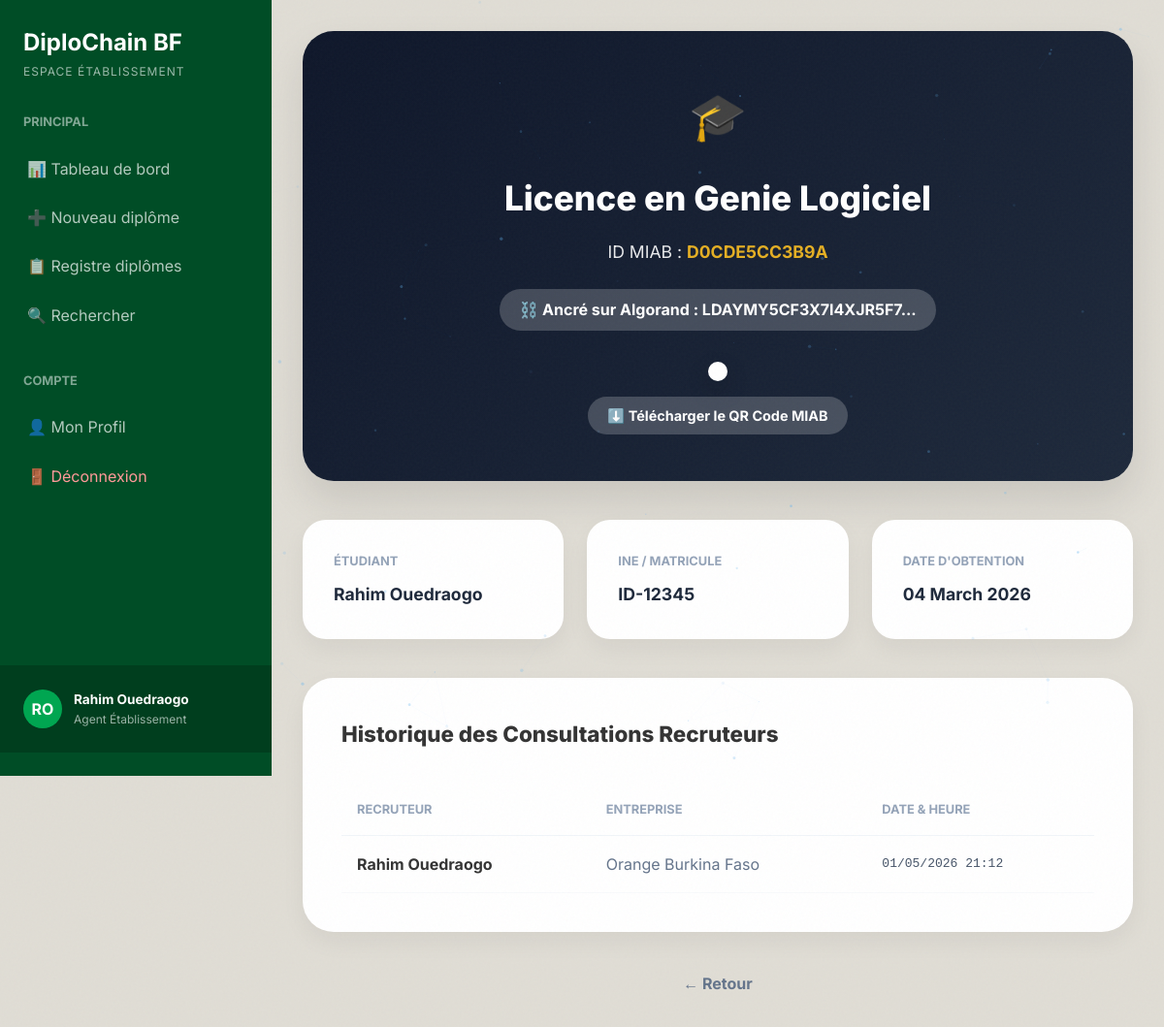
The app's page /dashboard/institution/diploma/4/details/ (signed in) with its own data.
### accounts/models.py (models this page shows, shortened)
class CustomUser(AbstractUser):
    ROLE_CHOICES = (
        ('student', 'Étudiant'),
        ('institution', 'Institution/Université'),
        ('recruiter', 'Recruteur/Employeur'),
        ('admin', 'Administrateur'),
    )
    role = models.CharField(max_length=20, choices=ROLE_CHOICES, default='student')
    institution_name = models.CharField(max_length=255, blank=True, null=True)
    company_name = models.CharField(max_length=255, blank=True, null=True)
    job_title = models.CharField(max_length=255, blank=True, null=True)
    phone_number = models.CharField(max_length=20, blank=True, null=True)
    ine = models.CharField(max_length=50, blank=True, null=True, unique=True, verbose_name="INE / ID National")

### diplomas/models.py (models this page shows, shortened)
class Diploma(models.Model):
    student_first_name = models.CharField(max_length=100)
    student_last_name = models.CharField(max_length=100)
    student_email = models.EmailField(blank=True, null=True)
    student_id_number = models.CharField(max_length=50, verbose_name="Numéro d'étudiant")
    degree_name = models.CharField(max_length=255, verbose_name="Intitulé du diplôme")
    major = models.CharField(max_length=255, blank=True)
    graduation_date = models.DateField()
    institution = models.ForeignKey(Institution, on_delete=models.CASCADE, related_name='diplomas')
    issuer = models.ForeignKey(settings.AUTH_USER_MODEL, on_delete=models.SET_NULL, null=True, related_name='issued_diplomas')
    pdf_file = models.FileField(upload_to='diplomas/pdfs/', blank=True, null=True)
    unique_identifier = models.CharField(max_length=12, unique=True, editable=False)
    document_hash = models.CharField(max_length=64, unique=True, blank=True, null=True, editable=False)
    blockchain_tx_id = models.CharField(max_length=100, blank=True, null=True, verbose_name="ID Transaction Algorand")
    STATUS_CHOICES = [
        ('pending', 'En attente'),
        ('valid', 'Valide'),
        ('revoked', 'Révoqué'),
    ]
    status = models.CharField(max_length=20, choices=STATUS_CHOICES, default='valid')
    is_verified = models.BooleanField(default=False)
    created_at = models.DateTimeField(auto_now_add=True)
    updated_at = models.DateTimeField(auto_now=True)

class VerificationLog(models.Model):
    diploma = models.ForeignKey(Diploma, on_delete=models.CASCADE, related_name='verification_logs')
    recruiter = models.ForeignKey(settings.AUTH_USER_MODEL, on_delete=models.CASCADE)
    verified_at = models.DateTimeField(auto_now_add=True)

### dashboards/views.py (the view)
# urls.py: path('institution/diploma/<int:diploma_id>/details/', views.institution_diploma_detail, name='institution_diploma_detail'),
@login_required
def institution_diploma_detail(request, diploma_id):
    if request.user.role != 'institution':
        return redirect('dashboard')
    try:
        inst = Institution.objects.get(name=request.user.institution_name)
        diploma = Diploma.objects.get(id=diploma_id, institution=inst)
    except (Institution.DoesNotExist, Diploma.DoesNotExist):
        messages.error(request, "Diplôme introuvable.")
        return redirect('institution_register')
    verifications = VerificationLog.objects.filter(diploma=diploma).order_by('-verified_at')
    return render(request, 'dashboards/institution_diploma_detail.html', {
        'diploma': diploma,
        'verifications': verifications
    })

### dashboards/templates/dashboards/institution_diploma_detail.html (shortened to what this page needs)
{% extends 'dashboards/base_dashboard.html' %}
{% block dash_content %}
<div class="diploma-header-card">
    <div style="font-size: 3rem; margin-bottom: 16px;">🎓</div>
    <h1 style="font-weight: 800; font-size: 2.2rem; margin-bottom: 12px;">{{ diploma.degree_name }}</h1>
    <p style="opacity: 0.9; font-size: 1.1rem;">ID MIAB : <strong style="color: #fbbf24;">{{ diploma.unique_identifier }}</strong></p>
    {% if diploma.blockchain_tx_id %}
    <div style="margin-top: 24px; display: inline-block; background: rgba(255,255,255,0.2); padding: 8px 20px; border-radius: 100px; font-weight: 700;">
        ⛓️ Ancré sur Algorand : {{ diploma.blockchain_tx_id|slice:":20" }}...
    </div>
    {% endif %}
    <div style="display: flex; flex-direction: column; align-items: center; justify-content: center; margin-top: 32px;">
        <div id="qrcode" style="padding: 10px; background: white; border-radius: 12px; display: inline-block; box-shadow: 0 10px 25px rgba(0,0,0,0.2);"></div>
        <a id="downloadQrBtn" href="#" download="qrcode_diplome.png" style="margin-top: 16px; font-size: 0.9rem; color: white; text-decoration: none; font-weight: bold; background: rgba(255, 255, 255, 0.2); padding: 8px 20px; border-radius: 20px; transition: 0.3s;">⬇️ Télécharger le QR Code MIAB</a>
    </div>
</div>
<div class="info-grid-premium">
    <div class="info-box-premium">
        <span class="box-label">Étudiant</span>
        <div class="box-value">{{ diploma.student_first_name }} {{ diploma.student_last_name }}</div>
    </div>
    <div class="info-box-premium">
        <span class="box-label">INE / Matricule</span>
        <div class="box-value">{{ diploma.student_id_number }}</div>
    </div>
    <div class="info-box-premium">
        <span class="box-label">Date d'obtention</span>
        <div class="box-value">{{ diploma.graduation_date|date:"d F Y" }}</div>
    </div>
</div>
<div class="verification-timeline">
    <h3 style="font-weight: 800; margin-bottom: 32px; font-size: 1.4rem;">Historique des Consultations Recruteurs</h3>
    {% if verifications %}
    <table style="width: 100%; border-collapse: collapse;">
        <thead>
            <tr style="text-align: left; border-bottom: 1px solid #f1f5f9;">
                <th style="padding: 16px; color: #94a3b8; font-size: 0.8rem; text-transform: uppercase;">Recruteur</th>
                <th style="padding: 16px; color: #94a3b8; font-size: 0.8rem; text-transform: uppercase;">Entreprise</th>
                <th style="padding: 16px; color: #94a3b8; font-size: 0.8rem; text-transform: uppercase;">Date & Heure</th>
            </tr>
        </thead>
        <tbody>
            {% for v in verifications %}
            <tr style="border-bottom: 1px solid #f8fafc;">
                <td style="padding: 16px; font-weight: 700;">{{ v.recruiter.get_full_name|default:v.recruiter.username }}</td>
                <td style="padding: 16px; color: #64748b;">{{ v.recruiter.company_name|default:"Organisme" }}</td>
                <td style="padding: 16px; font-family: monospace; color: #475569;">{{ v.verified_at|date:"d/m/Y H:i" }}</td>
            </tr>
            {% endfor %}
        </tbody>
    </table>
    {% else %}
    <div style="text-align: center; padding: 60px; color: #94a3b8;">
        Ce diplôme n'a pas encore été consulté par un recruteur.
    </div>
    {% endif %}
</div>
<div style="margin-top: 40px; text-align: center;">
    <a href="javascript:history.back()" style="color: #64748b; text-decoration: none; font-weight: 700;">← Retour</a>
</div>
<script>
    document.addEventListener("DOMContentLoaded", function() {
        const uniqueId = "{{ diploma.unique_identifier }}";
        new QRCode(document.getElementById("qrcode"), {
            text: "MIAB-" + uniqueId,
            width: 160,
            height: 160,
            colorDark : "#000000",
            colorLight : "#ffffff",
            correctLevel : QRCode.CorrectLevel.H
        });
        setTimeout(() => {
            const canvas = document.querySelector("#qrcode canvas");
            if (canvas) {
                document.getElementById('downloadQrBtn').href = canvas.toDataURL("image/png");
                document.getElementById('downloadQrBtn').download = "MIAB_" + uniqueId + "_QR.png";
            }
        }, 100);
    });
</script>
{% endblock %}

### dashboards/templates/dashboards/base_dashboard.html (shortened to what this page needs)
{% extends 'landing_page/base.html' %}
{% block content %}
<div class="dashboard-layout">
    <aside class="sidebar" id="sidebar">
        <div class="sidebar-brand">
            <h2>DiploChain BF</h2>
            <p>
                {% if request.user.role == 'institution' %}
                    Espace Établissement
                {% elif request.user.role == 'recruiter' %}
                    Espace Recruteur
                {% elif request.user.role == 'student' %}
                    Espace Étudiant
                {% elif request.user.role == 'admin' %}
                    Espace Admin
                {% else %}
                    Espace Utilisateur
                {% endif %}
            </p>
        </div>
        <div class="sidebar-nav">
            <div class="nav-section">
                <div class="nav-title">Principal</div>
                {% if request.user.role != 'admin' %}
                <a href="{% url 'dashboard' %}" class="nav-item {% if request.resolver_match.url_name == 'dashboard' %}active{% endif %}">📊 Tableau de bord</a>
                {% endif %}
                {% if request.user.role == 'institution' %}
                    <a href="{% url 'emit_diploma' %}" class="nav-item {% if request.resolver_match.url_name == 'emit_diploma' %}active{% endif %}">➕ Nouveau diplôme</a>
                    <a href="{% url 'institution_register' %}" class="nav-item {% if request.resolver_match.url_name == 'institution_register' %}active{% endif %}">📋 Registre diplômes</a>
                    <a href="{% url 'search_diplomas' %}" class="nav-item {% if request.resolver_match.url_name == 'search_diplomas' %}active{% endif %}">🔍 Rechercher</a>
                {% endif %}
            </div>
            <div class="nav-section">
                <div class="nav-title">Compte</div>
                <a href="{% url 'profile' %}" class="nav-item {% if request.resolver_match.url_name == 'profile' %}active{% endif %}">👤 Mon Profil</a>
                <a href="{% url 'logout' %}" class="nav-item" style="color: #ff9999;">🚪 Déconnexion</a>
            </div>
        </div>
        <div class="sidebar-footer">
            <div class="inst-logo" style="background: var(--accent-green); color: white;">
                {{ request.user.first_name|slice:":1"|upper }}{{ request.user.last_name|slice:":1"|upper }}
            </div>
            <div>
                <div style="font-weight: 700; font-size: 0.85rem;">{{ request.user.get_full_name|default:request.user.username }}</div>
                <div style="font-size: 0.75rem; opacity: 0.6;">
                    {% if request.user.role == 'institution' %}
                        Agent Établissement
                    {% elif request.user.role == 'student' %}
                        Étudiant
                    {% elif request.user.role == 'recruiter' %}
                        Recruteur
                    {% else %}
                        Utilisateur
                    {% endif %}
                </div>
            </div>
        </div>
    </aside>
    <main class="main-content">
        {% block dash_content %}{% endblock %}
    </main>
</div>
{% endblock %}

### landing_page/static/landing_page/css/base.css (style rules this page uses)
:root { --bg-0: #050a18; --bg-1: #0b1426; --bg-2: #101e38; --bg-card: rgba(16, 30, 56, 0.75); --border: rgba(99, 179, 237, 0.13); --border-glow: rgba(99, 179, 237, 0.32); --blue-300: #90cdf4; --blue-400: #63b3ed; --blue-500: #4299e1; --blue-600: #3182ce; --cyan-400: #76e4f7; --cyan-500: #0bc5ea; --green-300: #9ae6b4; --green-400: #68d391; --green-500: #48bb78; --purple-400: #b794f4; --amber-400: #f6ad55; --red-300: #feb2b2; --red-400: #fc8181; --gradient-accent: linear-gradient(135deg, #4299e1 0%, #0bc5ea 100%); --gradient-hero: linear-gradient(135deg, #0f2a5e 0%, #050a18 55%, #0a1f3a 100%); --gradient-card: linear-gradient(145deg, rgba(16,30,56,0.92), rgba(5,10,24,0.92)); --gradient-danger: linear-gradient(135deg, #c53030, #742a2a); --gradient-success: linear-gradient(135deg, #276749, #22543d); --gradient-orange: linear-gradient(135deg, #c05621, #7b341e); --text-primary: #f0f4ff; --text-secondary: #94a3b8; --text-muted: #64748b; --radius-sm: 8px; --radius-md: 16px; --radius-lg: 24px; --radius-xl: 36px; --shadow-glow: 0 0 40px rgba(66,153,225,0.2); --shadow-card: 0 8px 32px rgba(0,0,0,0.45); --shadow-deep: 0 24px 64px rgba(0,0,0,0.6); --transition: all 0.3s cubic-bezier(0.4, 0, 0.2, 1); }
*, *::before, *::after { box-sizing: border-box; margin: 0; padding: 0; }
html { scroll-behavior: smooth; }
body { font-family: 'Inter', sans-serif; background: var(--bg-0); color: var(--text-primary); overflow-x: hidden; line-height: 1.65; }
a { color: inherit; }

### dashboards/templates/dashboards/base_dashboard.html (style rules this page uses)
:root { --sidebar-bg: #004d26; --main-bg: #e0ddd5; --accent-green: #00a651; --accent-amber: #b8860b; --accent-red: #d9534f; --text-dark: #333; --card-bg: #ffffff; --border-color: #ccc; }
body { background-color: var(--main-bg); color: var(--text-dark); }
.dashboard-layout { display: grid; grid-template-columns: 280px 1fr; min-height: 100vh; }
.sidebar { background: var(--sidebar-bg); color: white; padding: 24px 0; display: flex; flex-direction: column; position: sticky; top: 0; height: 100vh; z-index: 1000; transition: transform 0.3s ease; }
.sidebar-brand { padding: 0 24px 32px; }
.sidebar-brand h2 { font-size: 1.5rem; font-weight: 700; margin: 0; }
.sidebar-brand p { font-size: 0.75rem; opacity: 0.6; text-transform: uppercase; letter-spacing: 1px; }
.sidebar-nav { flex: 1; }
.nav-section { margin-bottom: 32px; }
.nav-title { padding: 0 24px; font-size: 0.8rem; font-weight: 700; opacity: 0.5; margin-bottom: 12px; text-transform: uppercase; }
.nav-item { padding: 12px 24px; display: flex; align-items: center; gap: 12px; color: rgba(255,255,255,0.7); text-decoration: none; transition: all 0.2s; border-left: 4px solid transparent; }
.sidebar-footer { padding: 24px; background: rgba(0,0,0,0.2); display: flex; align-items: center; gap: 12px; }
.inst-logo { width: 40px; height: 40px; background: orange; border-radius: 50%; display: flex; align-items: center; justify-content: center; font-weight: 700; color: #000; }
.main-content { padding: 32px; overflow-y: auto; }

### dashboards/templates/dashboards/institution_diploma_detail.html (style rules this page uses)
.diploma-header-card { background: linear-gradient(135deg, #0f172a 0%, #1e293b 100%); color: white; padding: 48px; border-radius: 32px; margin-bottom: 40px; text-align: center; box-shadow: 0 20px 40px rgba(0, 0, 0, 0.1); }
.info-grid-premium { display: grid; grid-template-columns: repeat(3, 1fr); gap: 24px; margin-bottom: 40px; }
.info-box-premium { background: white; padding: 32px; border-radius: 24px; box-shadow: 0 10px 25px rgba(0, 0, 0, 0.05); }
.box-label { font-size: 0.8rem; font-weight: 700; color: #94a3b8; text-transform: uppercase; margin-bottom: 8px; display: block; }
.box-value { font-size: 1.1rem; font-weight: 700; color: #1e293b; }
.verification-timeline { background: white; padding: 40px; border-radius: 32px; box-shadow: 0 10px 25px rgba(0, 0, 0, 0.05); }

### records on screen
CustomUser: user.first_name "R", user.last_name "O", user.get_full_name "Rahim Ouedraogo"
Diploma: degree_name "Licence en Genie Logiciel", unique_identifier "D0CDE5CC3B9A", blockchain_tx_id "LDAYMY5CF3X7I4XJR5F7", student_first_name "Rahim", student_last_name "Ouedraogo", student_id_number "ID-12345", graduation_date "04 March 2026"
VerificationLog: recruiter.get_full_name "Rahim Ouedraogo", recruiter.company_name "Orange Burkina Faso", verified_at "01/05/2026 21:12"
